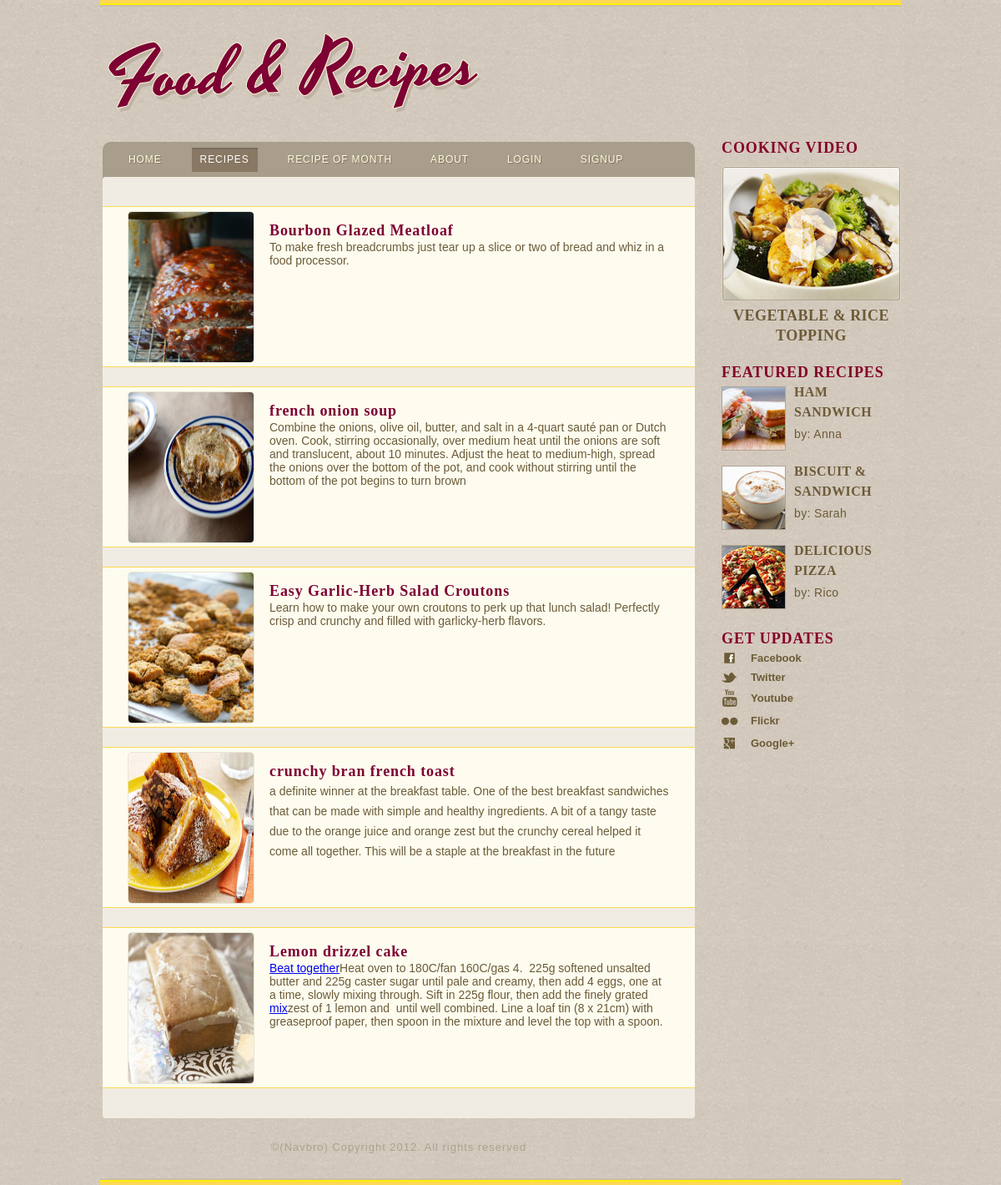
Page /recipes.php on the committed database.
### tables this page shows
CREATE TABLE IF NOT EXISTS `recipes` (
  `rid` int(222) NOT NULL AUTO_INCREMENT,
  `rimage` varchar(222) NOT NULL,
  `resname` varchar(222) NOT NULL,
  `rtext` text NOT NULL,
  PRIMARY KEY (`rid`)
);

### recipes.php (the view, shortened to what this page needs)
<?php
include('connection/connect.php');
?>
<!DOCTYPE html>
<html>
<head>
	<link rel="stylesheet" type="text/css" href="css/style.css">
</head>
<body>
	<div class="header">
		<div>
			<a href="index.php"><img src="images/logo.png" alt="Logo"></a>
		</div>
	</div>
	<div class="body">
		<div>
			<div class="header">
				<ul>
					<li>
						<a href="index.php">Home</a>
					</li>
					<li class="current">
						<a href="recipes.php"> Recipes</a>
					</li>
					<li>
						<a href="featured.php">Recipe of Month</a>
					</li>
					<li>
						<a href="about.php">About</a>
					</li>
					<?php
						if(empty($_SESSION["user_id"]))
							{
								echo '<li><a href="login.php">login</a></li>';
								echo '<li><a href="signup.php">signup</a></li>';
							}
						else
							{
									$logout= '<form action="login.php" method="post" >
									<input type="submit" id="logout" name="logout" value="logout" style="width:100px;color:#000;border:none;padding:5px;font-size:15px;"  ></form>';
							}
						?>
				</ul>
			</div>
			<div class="body">
				<div id="content">
					<div>
						<ul>
	<?php
		    $sql = "SELECT * FROM recipes ORDER BY rid DESC";
			$result = mysqli_query($db, $sql);
		while($row = mysqli_fetch_array($result))
				{
						$rname =  $row['resname'];
						$rtext =  $row['rtext'];
				echo		'<li>';
				echo				"<a href=fullrecipy.php?DISC=".$row['rid']."><img  style='width:150px;
	                         height:180px;
							 margin-top:5px;
							 margin-left:5px;
							 border-radius:5px;
							' src='admin/img/".$row['rimage']."' ></a>";
				echo				'<div>';
				echo					"<h3><a href=fullrecipy.php?DISC=".$row['rid'].">$rname</a></h3>";
				echo					"<p>
										$rtext
									</p>";
				echo				'</div>';
				echo			'</li>';
				}
			?>
						</ul>
					</div>
				</div>
			</div>
		</div>
		<div>
			<div>
				<h3>Cooking Video</h3>
				<a href="videos.php"><img src="images/cooking-video.png" alt="Image"></a>
				<span>Vegetable &amp; Rice Topping</span>
			</div>
			<div>
				<h3>Featured Recipes</h3>
				<ul id="featured">
					<li>
						<a href="recipes.php"><img src="images/sandwich.jpg" alt="Image"></a>
						<div>
							<h2><a href="recipes.php">Ham Sandwich</a></h2>
							<span>by: Anna</span>
						</div>
					</li>
					<li>
						<a href="recipes.php"><img src="images/biscuit-and-coffee.jpg" alt="Image"></a>
						<div>
							<h2><a href="recipes.php">Biscuit &amp; Sandwich</a></h2>
							<span>by: Sarah</span>
						</div>
					</li>
					<li>
						<a href="recipes.php"><img src="images/pizza.jpg" alt="Image"></a>
						<div>
							<h2><a href="recipes.php">Delicious Pizza</a></h2>
							<span>by: Rico</span>
						</div>
					</li>
				</ul>
			</div>
			<div>
				<h3>Get Updates</h3>
				<a href="http://freewebsitetemplates.com/go/facebook/" target="_blank" id="facebook">Facebook</a>
				<a href="http://freewebsitetemplates.com/go/twitter/" target="_blank" id="twitter">Twitter</a>
				<a href="http://freewebsitetemplates.com/go/youtube/" target="_blank" id="youtube">Youtube</a>
				<a href="http://freewebsitetemplates.com/go/flickr/" target="_blank" id="flickr">Flickr</a>
				<a href="http://freewebsitetemplates.com/go/googleplus/" target="_blank" id="googleplus">Google&#43;</a>
			</div>
		</div>
	</div>
	<div class="footer">
		<div>
			<p>
				&copy;(Navbro) Copyright 2012. All rights reserved
			</p>
		</div>
	</div>
</body>
</html>

### rows in the picture
recipes: rimage (picture), resname "Bourbon Glazed Meatloaf", rtext "To make fresh breadcrumbs just tear up a slice or two of bread and whiz in a food processor."
recipes: rimage (picture), resname "french onion soup", rtext "Combine the onions, olive oil, butter, and salt in a 4-quart sauté pan or Dutch oven. Cook, stirring occasionally, over medium heat until the onions are soft and translucent, about 10 minutes. Adjust the heat to medium-high, spread the onions over the bottom of the pot, and cook without stirring until the bottom of the pot begins to turn brown"
recipes: rimage (picture), resname "Easy Garlic-Herb Salad Croutons", rtext "Learn how to make your own croutons to perk up that lunch salad! Perfectly crisp and crunchy and filled with garlicky-herb flavors."
recipes: rimage (picture), resname "crunchy bran french toast", rtext "a definite winner at the breakfast table. One of the best breakfast sandwiches that can be made with simple and healthy ingredients. A bit of a tangy taste due to the orange juice and orange zest but the crunchy cereal helped it come all together. This will be a staple at the breakfast in the future"
recipes: rimage (picture), resname "Lemon drizzel cake", rtext "Heat oven to 180C/fan 160C/gas 4. Beat together 225g softened unsalted butter and 225g caster sugar until pale and creamy, then add 4 eggs, one at a time, slowly mixing through. Sift in 225g flour, then add the finely grated zest of 1 lemon and mix until well combined. Line a loaf tin (8 x 21cm) with greaseproof paper, then spoon in the mixture and level the top with a spoon."
